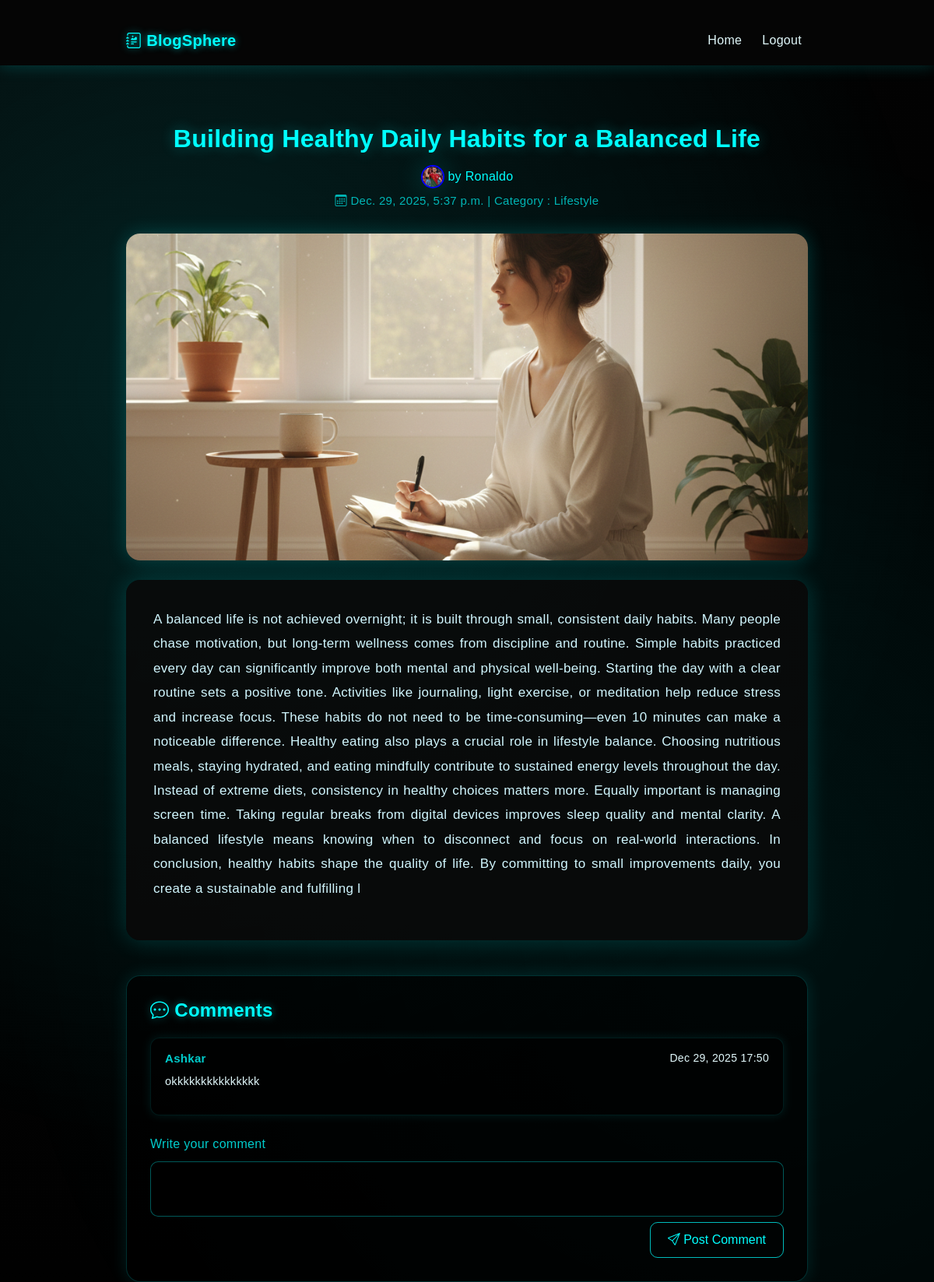
The app's page /reader/blogs/38 (signed in) with its own data.
### blog_app/models.py (models this page shows, shortened)
class Blog(models.Model):
    writer=models.ForeignKey(User,on_delete=models.CASCADE,limit_choices_to={'role':'writer'})
    blog_title=models.CharField(max_length=100)
    category_options=[
        ('Technology','Technology'),
        ('Lifestyle','Lifestyle'),
        ('Travel','Travel'),
        ('Food','Food'),
        ('Education','Education'),
        ('Other','Other'),
    ]
    category=models.CharField(max_length=100,choices=category_options)
    status_options=[
        ('draft','Draft'),
        ('published','Published'),
    ]
    status=models.CharField(max_length=100,choices=status_options,default='draft')
    content=models.CharField(max_length=1000)
    image=models.FileField(upload_to='medias')
    created_at=models.DateTimeField(auto_now_add=True)
    reading_time=models.PositiveBigIntegerField(default=1)

class User(AbstractUser):
    bio=models.CharField(max_length=500,blank=True, null=True)
    profile=models.FileField(upload_to='medias',blank=True, null=True)
    role_choices=[
        ('reader','reader'),
        ('writer','writer'),
    ]
    role=models.CharField(max_length=100,choices=role_choices,default='reader')
    followers=models.ManyToManyField('self',symmetrical=False,related_name='following',blank=True)

class Comments(models.Model):
    blog=models.ForeignKey(Blog,on_delete=models.CASCADE, related_name='comments')
    user=models.ForeignKey(User,on_delete=models.CASCADE)
    comment=models.CharField(max_length=500)
    created_at=models.DateTimeField(auto_now_add=True)

### blog_app/views.py (the view)
# urls.py: path('reader/blogs/<int:id>', views.ReaderBlogDetailView.as_view(),name='reader-blog_detail'),
@method_decorator(login_required(login_url='login'), name='dispatch')
class ReaderBlogDetailView(View):
    def get(self,request,**kwargs):
        blogs=Blog.objects.get(id=kwargs.get("id"))
        comments=Comments.objects.filter(blog=blogs).order_by('-created_at')
        return render(request,'reader_blog_detaile.html',{'blog':blogs,'comments':comments})

### blog_app/templates/reader_blog_detaile.html (shortened to what this page needs)
{% load static%}
<!DOCTYPE html>
<html lang="en">
<head>
  <link href="https://cdn.jsdelivr.net/npm/bootstrap@5.3.3/dist/css/bootstrap.min.css" rel="stylesheet">
  <link href="https://cdn.jsdelivr.net/npm/bootstrap-icons@1.11.3/font/bootstrap-icons.css" rel="stylesheet">
  <link href="{% static 'css/reader_blog_detail.css' %}" rel="stylesheet">
</head>
<body>
  <nav class="navbar navbar-expand-lg navbar-dark fixed-top">
    <div class="container">
      <a class="navbar-brand" href="#"><i class="bi bi-journal-richtext"></i> BlogSphere</a>
      <div class="collapse navbar-collapse" id="navmenu">
        <ul class="navbar-nav ms-auto">
          <li class="nav-item"><a href="{% url 'reader-home' %}" class="nav-link">Home</a></li>
          <li class="nav-item"><a href="{% url 'logout' %}" class="nav-link">Logout</a></li>
        </ul>
      </div>
    </div>
  </nav>
 <div class="container mt-0 pt-4">
    <div class="hero-section">
        <div class="blog-header">
            <h2 class="blog-title">{{ blog.blog_title }}</h2>
          <div class="writer-details">
            <img src="{{ blog.writer.profile.url }}">  by  {{ blog.writer.first_name }}
          </div>
            <p class="blog-meta">
                <i class="bi bi-calendar3"></i> {{ blog.created_at }}
                | Category : <span>{{ blog.category }}</span>
            </p>
        </div>
    </div>
    <div class="blog-image-box">
        {% if blog.image %}
            <img src="{{ blog.image.url }}" class="blog-img">
        {% else %}
            <img src="{% static 'images/blog_default.png' %}" class="blog-img">
        {% endif %}
    </div>
    <div class="blog-content">
        <p>{{ blog.content }}</p>
    </div>
    <div class="comments-section">
        <h4><i class="bi bi-chat-dots"></i> Comments</h4>
        {% for comment in comments %}
        <div class="comment-card">
            <div class="comment-top">
                <span class="commenter">{{ comment.user.first_name }}</span>
                <small>{{ comment.created_at|date:"M d, Y H:i" }}</small>
            </div>
            <p class="comment-text">{{ comment.comment }}</p>
        </div>
        {% empty %}
        <p>No comments yet.</p>
        {% endfor %}
        <form method="POST" class="comment-form" action="{% url 'comment' blog.id %}">
            <label>Write your comment</label>
            <textarea name="comment" rows="2" required></textarea>
            <div class="text-end">
                <button type="submit" class="btn-glow">
                    <i class="bi bi-send"></i> Post Comment
                </button>
            </div>
        </form>
    </div>
</div>
</body>
</html>

### blog_app/static/css/reader_blog_detail.css (style rules this page uses)
body { background: radial-gradient(circle at top left, #050505, #000); font-family: 'Poppins', sans-serif; color: #e0f7fa; overflow-x: hidden; letter-spacing: 0.3px; }
.container { position: relative; z-index: 2; max-width: 900px; padding-top: 20px; }
h2 { color: #00ffff; text-shadow: 0 0 18px rgba(0, 255, 255, 0.45); font-weight: 600; margin-bottom: 15px; }
.blog-header { text-align: center; margin-bottom: 30px; }
.blog-header img { width: 100%; height: 420px; object-fit: cover; border-radius: 18px; box-shadow: 0 0 35px rgba(0, 255, 255, 0.22); margin-top: 15px; }
.blog-meta { font-size: 15px; margin-bottom: 10px; margin-top: 5px; color: #00ffffb0; }
.blog-content { background: rgba(10, 10, 10, 0.88); padding: 35px; border-radius: 18px; box-shadow: 0 0 30px rgba(0, 255, 255, 0.18); margin-bottom: 45px; }
.blog-content p { color: #d1f7ff; font-size: 17px; line-height: 1.85; text-align: justify; }
.comments-section { background: rgba(0, 0, 0, 0.65); border-radius: 18px; padding: 30px; border: 1px solid rgba(0, 255, 255, 0.18); box-shadow: 0 0 22px rgba(0, 255, 255, 0.12); }
.comments-section h4 { color: #00ffff; text-shadow: 0 0 10px rgba(0, 255, 255, 0.45); font-weight: 600; margin-bottom: 20px; }
.commenter { font-weight: 600; font-size: 15px; color: #00ffffcc; margin-bottom: 3px; }
.comment-text { color: #e0f7fa; font-size: 14.5px; margin-top: 5px; }
.comment-form { margin-top: 25px; }
.comment-form label { color: #00ffffcc; font-weight: 500; margin-bottom: 10px; }
.comment-form textarea { background: rgba(0, 0, 0, 0.55); border: 1px solid rgba(0, 255, 255, 0.35); color: #e0f7fa; border-radius: 10px; width: 100%; padding: 12px; resize: none; transition: 0.3s ease; font-size: 15px; }
.btn-glow { background: transparent; border: 1px solid #00ffffbb; color: #00ffff; border-radius: 10px; padding: 10px 22px; font-weight: 500; transition: 0.3s; }
.navbar { background-color: #050505; padding: 12px 0; box-shadow: 0 0 20px rgba(0, 255, 255, 0.2); }
.navbar-brand { color: #00ffff; font-weight: 600; text-shadow: 0 0 10px #00ffffa0; font-size: 20px; }
.nav-link { color: #e0f7fa !important; margin-left: 10px; font-weight: 400; transition: 0.3s; }
.hero-section { margin-top: 40px; margin-bottom: 20px; align-items: center; }
.blog-title { text-align: center; color: #00ffff; font-size: 32px; font-weight: 600; text-shadow: 0 0 18px #00ffff50; }
.blog-image-box { margin: 25px 0; }
.blog-image-box img { width: 100%; height: 420px; object-fit: cover; border-radius: 18px; box-shadow: 0 0 25px rgba(0, 255, 255, 0.2); }
.comment-card { background: rgba(0,0,0,0.5); border: 1px solid rgba(0,255,255,0.1); padding: 15px 18px; border-radius: 12px; margin-bottom: 15px; box-shadow: 0 0 12px rgba(0,255,255,0.1); }
.comment-top { display: flex; justify-content: space-between; }
.writer-details { display: inline; color: #00ffff; }
.writer-details img { width: 30px; height: 30px; border-radius: 50%; margin-top:0px; border: 2px solid blue; }

### records on screen
Blog: blog_title "Building Healthy Daily Habits for a Balanced Life", writer.profile (picture), writer.first_name "Ronaldo", created_at "Dec. 29, 2025, 5:37 p.m.", category "Lifestyle", image (picture), content "A balanced life is not achieved overnight; it is built through small, consistent daily habits. Many people chase motivation, but long-term wellness comes from discipline and routine. Simple habits practiced every day can significantly improve both mental and physical well-being. Starting the day with a clear routine sets a positive tone. Activities like journaling, light exercise, or meditation help reduce stress and increase focus. These habits do not need to be time-consuming—even 10 minutes can make a noticeable difference. Healthy eating also plays a crucial role in lifestyle balance. Choosing nutritious meals, staying hydrated, and eating mindfully contribute to sustained energy levels…"
Comments: user.first_name "Ashkar", created_at "Dec 29, 2025 17:50", comment "okkkkkkkkkkkkkkk"
